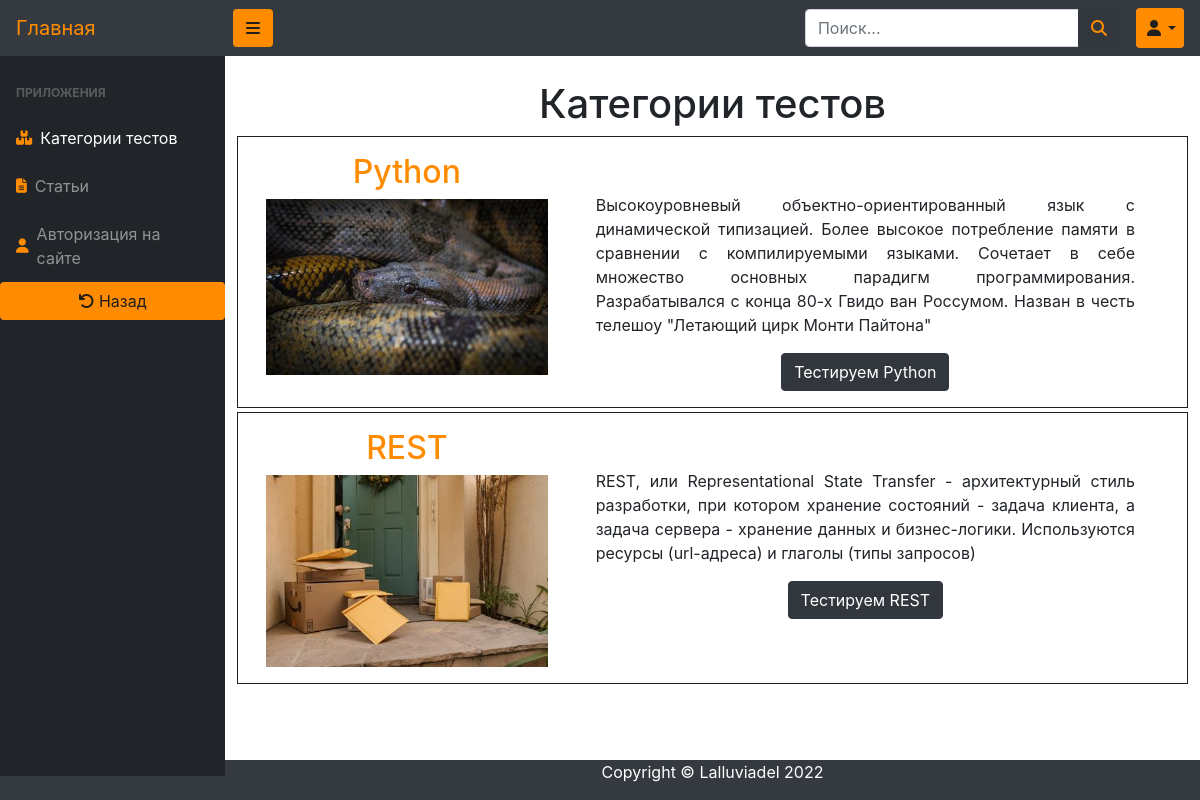
Screenshot of /questions/categories/ with the database file from the repository.
### questions/models.py (models this page shows, shortened)
class QuestionCategory(models.Model):
    name = models.CharField(max_length=64)
    description = models.TextField(blank=True)
    image = models.ImageField(upload_to=category_image_path, blank=True)
    available = models.BooleanField(default=True)
    @property
    def image_url(self):
        if self.image and hasattr(self.image, 'url'):
            return self.image.url

### questions/views.py (the view)
# urls.py: path('categories/', CategoriesListView.as_view(), name='admins_categories'),
def categories(request):
    context = {
        'title': 'Категории тестов',
    }
    return render(request, 'questions/categories.html', context)

### questions/context_processors.py (called while the page is built)
def categories(request):
    return {
        'categories': QuestionCategory.objects.all(),
    }

def users(request):
    return {
        'users': MyUser.objects.all(),
    }

def questions(request):
    return {
        'questions': Question.objects.all(),
    }

### questions/templates/questions/categories.html
{% extends 'questions/base.html' %}
{% load static %}
{% block content %}
    <div id="layoutSidenav_content">
        <main>
            <div class="container-fluid text-center">
                <h1 class="mt-4">Категории тестов</h1>
                {% for category in categories %}
                    <div class="row main p-3 border border-grey mt-1">
                        <div class="col-md-4">
                            <div class="text-center header-h2 all-width">
                                <h2 class="oranged">{{ category.name }}</h2>
                            </div>
                            <img class="img-fluid img-rounded"
                                 src="{{ category.image_url }}" alt=""/>
                        </div>
                        <div class="col-md-8 mt-3">
                            <div class="container-fluid pt-4 pb-3 text-wrap text-justify text-break">
                                {{ category.description }}
                            </div>
                            <div class="row justify-content-center">
                                <a class='btn btn-primary all-width'
                                   href='{% url 'questions:start_test' category.id %}'>Тестируем {{ category.name }}</a>
                            </div>
                        </div>
                    </div>
                {% endfor %}
            </div>
        </main>
        {% include 'questions/includes/footer.html' %}
    </div>
{% endblock %}

### questions/templates/questions/base.html (shortened to what this page needs)
{% load static %}
<!DOCTYPE html>
<html lang="en">
<head>
    <link href="{% static 'css/auth-admin.css' %}" rel="stylesheet"/>
    <link href="{% static 'css/admin.css' %}" rel="stylesheet"/>
</head>
<body class="sb-nav-fixed">
<nav class="sb-topnav navbar navbar-expand navbar-dark bg-dark">
    <a class="navbar-brand oranged" href="{% url 'index' %}">Главная</a>
    <button class="btn btn-link btn-md m-2 order-1 order-lg-0 btn-orange blacked" id="sidebarToggle"><i
            class="fas fa-bars"></i>
    </button>
    <form class="d-none d-md-inline-block form-inline ml-auto mr-0 mr-md-3 my-2 my-md-0">
        <div class="input-group">
            <input class="form-control" type="text" placeholder="Поиск..." aria-label="Search"
                   aria-describedby="basic-addon2"/>
            <div class="input-group-append">
                <button class="btn btn-primary" type="button"><i class="fas fa-search oranged"></i></button>
            </div>
        </div>
    </form>
    <ul class="navbar-nav ml-auto ml-md-0">
        <li class="nav-item dropdown">
            <a class="nav-link dropdown-toggle rounded btn-orange blacked" id="userDropdown" role="button"
               data-toggle="dropdown"
               aria-haspopup="true" aria-expanded="false"><i class="fas fa-user fa-fw blacked"></i></a>
        </li>
    </ul>
</nav>
<div id="layoutSidenav">
    <div id="layoutSidenav_nav">
        <nav class="sb-sidenav accordion sb-sidenav-dark" id="sidenavAccordion">
            <div class="sb-sidenav-menu">
                <div class="nav">
                    <div class="sb-sidenav-menu-heading">Приложения</div>
                    <a class="nav-link" href="{% url 'questions:categories' %}">
                        <div class="sb-nav-link-icon">
                            <i class="fas fa-boxes oranged"></i>
                        </div>
                        Категории тестов
                    </a>
                    <a class="nav-link" href="{% url 'posts:all' %}">
                        <div class="sb-nav-link-icon">
                            <i class="fas fa-file-alt oranged"></i>
                        </div>
                        Статьи
                    </a>
                    {% if user.is_authenticated %}
                        <a class="nav-link" href="{% url 'users:profile' %}">
                            <div class="sb-nav-link-icon">
                                <i class="fa fa-user oranged"></i>
                            </div>
                            Мой профиль
                        </a>
                    {% else %}
                        <a class="nav-link" href="{% url 'users:login' %}">
                            <div class="sb-nav-link-icon">
                                <i class="fa fa-user oranged"></i>
                            </div>
                            Авторизация на сайте
                        </a>
                    {% endif %}
                    <button onClick="javascript:history.go(-1);" type="submit" class="btn btn-block btn-orange blacked">
                        <i class="fa fa-undo"></i> Назад
                    </button>
                </div>
            </div>
            <div class="sb-sidenav-footer"></div>
        </nav>
    </div>
    {% block content %}
    {% endblock %}
</div>
</body>
</html>

### questions/templates/questions/includes/footer.html
<footer class="bg-dark navbar-fixed-bottom">
    <div class="container">
        <p class="text-center text-white">Copyright &copy; Lalluviadel 2022</p>
    </div>
</footer>

### static/css/admin.css (style rules this page uses)
.btn-orange, label.active { background: #FF8C00 !important; color: #211f1c !important; outline: none; }
a:hover, .oranged { color: #FF8C00 !important; }
.border-grey { border-color: #211f1c !important; box-shadow: black; }

### rows the page displays
QuestionCategory: name "Python", image_url (picture), description "Высокоуровневый объектно-ориентированный язык с динамической типизацией. Более высокое потребление памяти в сравнении с компилируемыми языками. Сочетает в себе множество основных парадигм программирования. Разрабатывался с конца 80-х Гвидо ван Россумом. Назван в честь телешоу \"Летающий цирк Монти Пайтона\""
QuestionCategory: name "REST", image_url (picture), description "REST, или Representational State Transfer - архитектурный стиль разработки, при котором хранение состояний - задача клиента, а задача сервера - хранение данных и бизнес-логики. Используются ресурсы (url-адреса) и глаголы (типы запросов)"
